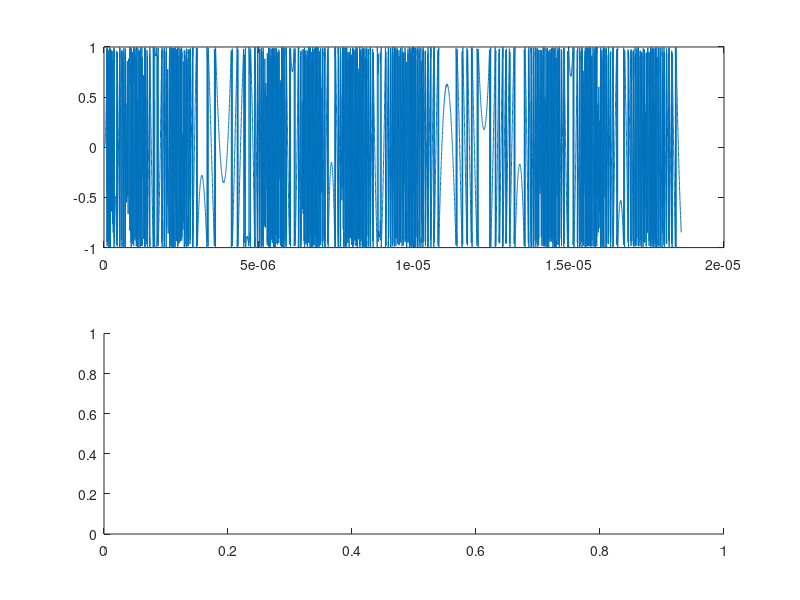

MATLAB code for this plot: (Note: this script raises an error after producing the figure.)
clc, clear, close all; 

%% read csv
fid = fopen('result.csv', 'r');
raw = textscan(fid, '%s');
fclose(fid);
lines = raw{1};

nG = floor(length(lines)/2);       
iLines = lines(1:2:2*nG);             
qLines = lines(2:2:2*nG);           

nz = find(cellfun(@(a,b) any(a=='1') || any(b=='1'), iLines, qLines), 1, 'first');
iLines = iLines(nz:end);
qLines = qLines(nz:end);

data = [];
for k = 1:length(iLines)
    bi = iLines{k};
    bq = qLines{k};
    for j = 1:8
        idx1 = (8-j)*16 + 1;
        idx2 = (8-j+1)*16;

        ui = bin2dec(bi(idx1:idx2));
        if ui >= 2^15, ui = ui - 2^16; end  
        uq = bin2dec(bq(idx1:idx2));
        if uq >= 2^15, uq = uq - 2^16; end

        data(end+1) = complex(ui, uq) / 2^15;  
    end
end

data = data(find(data ~= 0, 1):end);   

%% Time domain Analysis
fs = 180e6*8;
figure;
subplot(211);
t = (1:length(data))./fs;
plot(t, real(data));

%% Spectrum Analysis
subplot(212);
[pxx,f] = pwelch(data, 1000, 500, 1024, fs);
w = 2*pi*f/fs;
plot(w/pi, pow2db(pxx));xlabel('\pi');

%% down converter
fc = 100e6;
data = data.*exp(-1i*2*pi*fc*(0:length(data)-1)/fs);

%% low pass filter
Rs = 450e3;
alpha = 0.25;
wd = ((1+alpha)*Rs/2)/(fs)*2*pi;

%% Eye Diagram
sps = fs/Rs;

eyediagram(data, 2*sps);
grid on;
